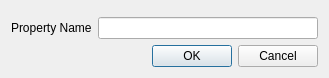
<?xml version="1.0" encoding="UTF-8"?>
<ui version="4.0">
 <class>GenericParameterSetter</class>
 <widget class="QDialog" name="GenericParameterSetter">
  <property name="geometry">
   <rect>
    <x>0</x>
    <y>0</y>
    <width>329</width>
    <height>74</height>
   </rect>
  </property>
  <property name="sizePolicy">
   <sizepolicy hsizetype="MinimumExpanding" vsizetype="MinimumExpanding">
    <horstretch>0</horstretch>
    <verstretch>0</verstretch>
   </sizepolicy>
  </property>
  <property name="windowTitle">
   <string>Enter parameters</string>
  </property>
  <layout class="QGridLayout" name="gridLayout">
   <item row="0" column="0" colspan="2">
    <widget class="ConnectionWidget" name="connectionWidget" native="true"/>
   </item>
   <item row="1" column="0">
    <widget class="QLabel" name="label">
     <property name="sizePolicy">
      <sizepolicy hsizetype="Maximum" vsizetype="Preferred">
       <horstretch>0</horstretch>
       <verstretch>0</verstretch>
      </sizepolicy>
     </property>
     <property name="text">
      <string>Property Name</string>
     </property>
    </widget>
   </item>
   <item row="1" column="1">
    <widget class="QLineEdit" name="customNameLineEdit">
     <property name="sizePolicy">
      <sizepolicy hsizetype="MinimumExpanding" vsizetype="Fixed">
       <horstretch>0</horstretch>
       <verstretch>0</verstretch>
      </sizepolicy>
     </property>
     <property name="maximumSize">
      <size>
       <width>9999</width>
       <height>16777215</height>
      </size>
     </property>
     <property name="readOnly">
      <bool>false</bool>
     </property>
    </widget>
   </item>
   <item row="2" column="0" colspan="2">
    <widget class="QDialogButtonBox" name="buttonBox">
     <property name="orientation">
      <enum>Qt::Horizontal</enum>
     </property>
     <property name="standardButtons">
      <set>QDialogButtonBox::Cancel|QDialogButtonBox::Ok</set>
     </property>
    </widget>
   </item>
  </layout>
 </widget>
 <customwidgets>
  <customwidget>
   <class>ConnectionWidget</class>
   <extends>QWidget</extends>
   <header>DsgTools.CustomWidgets.connectionWidget.h</header>
   <container>1</container>
  </customwidget>
 </customwidgets>
 <resources/>
 <connections>
  <connection>
   <sender>buttonBox</sender>
   <signal>accepted()</signal>
   <receiver>GenericParameterSetter</receiver>
   <slot>accept()</slot>
   <hints>
    <hint type="sourcelabel">
     <x>248</x>
     <y>254</y>
    </hint>
    <hint type="destinationlabel">
     <x>157</x>
     <y>274</y>
    </hint>
   </hints>
  </connection>
  <connection>
   <sender>buttonBox</sender>
   <signal>rejected()</signal>
   <receiver>GenericParameterSetter</receiver>
   <slot>reject()</slot>
   <hints>
    <hint type="sourcelabel">
     <x>316</x>
     <y>260</y>
    </hint>
    <hint type="destinationlabel">
     <x>286</x>
     <y>274</y>
    </hint>
   </hints>
  </connection>
 </connections>
</ui>
